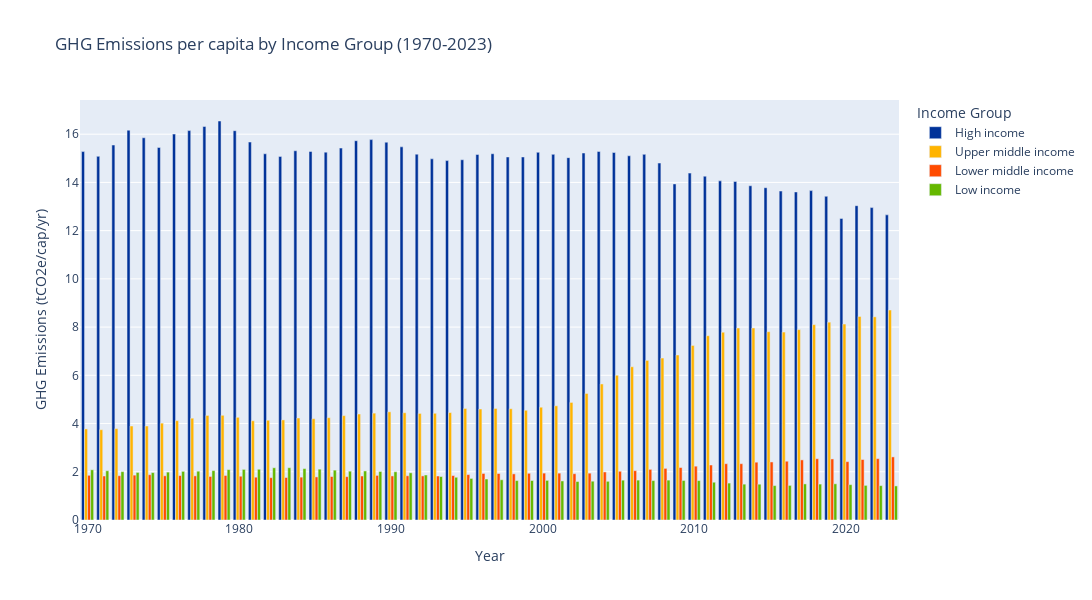

The notebook cell this image was saved under:
### Markdown cell above
### Chart 2

### Code cell
# Filter required columns 
df = GHG_per_capita_by_country.loc[['HIGH','H_MID', 'L_MID', 'LOW']]
# # Plot (built-in function)
# df = df.set_index('Country')
# plt = df.T.plot(kind='bar', figsize=(30, 10), color={'High income': '#003299', 'Upper middle income': '#FFB400',  'Lower middle income':'#FF4B00', 'Low income': '#65B800'}, grid=True)
# plt.axhline(0, color='k', linestyle='dashed')
# Melt
df_long = df.melt(id_vars=["Country"], var_name="Year", value_name="Emissions")
# Plot (plotly)
fig = px.bar(
    df_long,
    x="Year",                # Year on the x-axis
    y="Emissions",              # Emissions on the y-axis
    color="Country",       # Use income group for color differentiation
    title="GHG Emissions per capita by Income Group (1970-2023)",
    labels={"Country": "Income Group", "Emissions": "GHG Emissions (tCO2e/cap/yr)"},  # Axis labels
    color_discrete_map={'High income': COLORS[0], 'Upper middle income': COLORS[1],  'Lower middle income':COLORS[2], 'Low income': COLORS[3]},
    barmode="group",             # Grouped bars for each year
    height = 600,
    width = 1350
)
fig.write_image('./pdf/Chart2.pdf')
fig.show()

### Figure 1 — Plotly figure (JSON) as saved in the notebook; plotly's stock layout.template omitted (floating-point values rounded to 4 significant figures)
{"data": [{"alignmentgroup": "True", "hovertemplate": "Income Group=High income<br>Year=%{x}<br>GHG Emissions (tCO2e/cap/yr)=%{y}<extra></extra>", "legendgroup": "High income", "marker": {"color": "#003299", "pattern": {"shape": ""}}, "name": "High income", "offsetgroup": "High income", "orientation": "v", "showlegend": true, "textposition": "auto", "type": "bar", "x": [1970, 1971, 1972, 1973, 1974, 1975, 1976, 1977, 1978, 1979, 1980, 1981, 1982, 1983, 1984, 1985, 1986, 1987, 1988, 1989, 1990, 1991, 1992, 1993, 1994, 1995, 1996, 1997, 1998, 1999, 2000, 2001, 2002, 2003, 2004, 2005, 2006, 2007, 2008, 2009, 2010, 2011, 2012, 2013, 2014, 2015, 2016, 2017, 2018, 2019, 2020, 2021, 2022, 2023], "xaxis": "x", "y": [15.28, 15.08, 15.55, 16.17, 15.85, 15.45, 16.0, 16.15, 16.32, 16.55, 16.15, 15.67, 15.19, 15.08, 15.31, 15.28, 15.26, 15.42, 15.73, 15.78, 15.67, 15.48, 15.17, 14.98, 14.91, 14.94, 15.16, 15.19, 15.05, 15.06, 15.25, 15.16, 15.03, 15.22, 15.28, 15.24, 15.1, 15.16, 14.8, 13.94, 14.39, 14.26, 14.06, 14.04, 13.86, 13.78, 13.64, 13.6, 13.66, 13.42, 12.51, 13.04, 12.96, 12.66], "yaxis": "y"}, {"alignmentgroup": "True", "hovertemplate": "Income Group=Upper middle income<br>Year=%{x}<br>GHG Emissions (tCO2e/cap/yr)=%{y}<extra></extra>", "legendgroup": "Upper middle income", "marker": {"color": "#FFB400", "pattern": {"shape": ""}}, "name": "Upper middle income", "offsetgroup": "Upper middle income", "orientation": "v", "showlegend": true, "textposition": "auto", "type": "bar", "x": [1970, 1971, 1972, 1973, 1974, 1975, 1976, 1977, 1978, 1979, 1980, 1981, 1982, 1983, 1984, 1985, 1986, 1987, 1988, 1989, 1990, 1991, 1992, 1993, 1994, 1995, 1996, 1997, 1998, 1999, 2000, 2001, 2002, 2003, 2004, 2005, 2006, 2007, 2008, 2009, 2010, 2011, 2012, 2013, 2014, 2015, 2016, 2017, 2018, 2019, 2020, 2021, 2022, 2023], "xaxis": "x", "y": [3.777, 3.745, 3.789, 3.898, 3.898, 4.017, 4.12, 4.222, 4.337, 4.342, 4.258, 4.115, 4.137, 4.15, 4.23, 4.201, 4.244, 4.328, 4.395, 4.432, 4.486, 4.448, 4.42, 4.426, 4.454, 4.625, 4.603, 4.626, 4.614, 4.551, 4.677, 4.736, 4.876, 5.248, 5.642, 6.002, 6.355, 6.618, 6.717, 6.843, 7.239, 7.642, 7.787, 7.962, 7.963, 7.809, 7.795, 7.895, 8.103, 8.204, 8.126, 8.441, 8.426, 8.709], "yaxis": "y"}, {"alignmentgroup": "True", "hovertemplate": "Income Group=Lower middle income<br>Year=%{x}<br>GHG Emissions (tCO2e/cap/yr)=%{y}<extra></extra>", "legendgroup": "Lower middle income", "marker": {"color": "#FF4B00", "pattern": {"shape": ""}}, "name": "Lower middle income", "offsetgroup": "Lower middle income", "orientation": "v", "showlegend": true, "textposition": "auto", "type": "bar", "x": [1970, 1971, 1972, 1973, 1974, 1975, 1976, 1977, 1978, 1979, 1980, 1981, 1982, 1983, 1984, 1985, 1986, 1987, 1988, 1989, 1990, 1991, 1992, 1993, 1994, 1995, 1996, 1997, 1998, 1999, 2000, 2001, 2002, 2003, 2004, 2005, 2006, 2007, 2008, 2009, 2010, 2011, 2012, 2013, 2014, 2015, 2016, 2017, 2018, 2019, 2020, 2021, 2022, 2023], "xaxis": "x", "y": [1.854, 1.825, 1.837, 1.86, 1.88, 1.833, 1.843, 1.83, 1.806, 1.846, 1.816, 1.775, 1.756, 1.763, 1.778, 1.787, 1.803, 1.798, 1.825, 1.85, 1.828, 1.834, 1.83, 1.824, 1.843, 1.883, 1.93, 1.929, 1.914, 1.937, 1.945, 1.943, 1.92, 1.942, 1.992, 2.021, 2.046, 2.1, 2.141, 2.176, 2.232, 2.28, 2.335, 2.335, 2.398, 2.407, 2.437, 2.493, 2.541, 2.532, 2.42, 2.509, 2.545, 2.617], "yaxis": "y"}, {"alignmentgroup": "True", "hovertemplate": "Income Group=Low income<br>Year=%{x}<br>GHG Emissions (tCO2e/cap/yr)=%{y}<extra></extra>", "legendgroup": "Low income", "marker": {"color": "#65B800", "pattern": {"shape": ""}}, "name": "Low income", "offsetgroup": "Low income", "orientation": "v", "showlegend": true, "textposition": "auto", "type": "bar", "x": [1970, 1971, 1972, 1973, 1974, 1975, 1976, 1977, 1978, 1979, 1980, 1981, 1982, 1983, 1984, 1985, 1986, 1987, 1988, 1989, 1990, 1991, 1992, 1993, 1994, 1995, 1996, 1997, 1998, 1999, 2000, 2001, 2002, 2003, 2004, 2005, 2006, 2007, 2008, 2009, 2010, 2011, 2012, 2013, 2014, 2015, 2016, 2017, 2018, 2019, 2020, 2021, 2022, 2023], "xaxis": "x", "y": [2.083, 2.043, 2.006, 1.973, 1.966, 1.986, 2.018, 2.024, 2.048, 2.089, 2.099, 2.104, 2.167, 2.169, 2.131, 2.108, 2.068, 2.025, 2.034, 2.012, 2.001, 1.957, 1.867, 1.802, 1.773, 1.724, 1.7, 1.669, 1.635, 1.637, 1.644, 1.62, 1.597, 1.61, 1.605, 1.652, 1.655, 1.634, 1.654, 1.639, 1.634, 1.567, 1.531, 1.487, 1.485, 1.427, 1.435, 1.497, 1.49, 1.501, 1.466, 1.436, 1.426, 1.414], "yaxis": "y"}], "layout": {"barmode": "group", "height": 600, "legend": {"title": {"text": "Income Group"}, "tracegroupgap": 0}, "title": {"text": "GHG Emissions per capita by Income Group (1970-2023)"}, "width": 1350, "xaxis": {"anchor": "y", "domain": [0, 1], "title": {"text": "Year"}}, "yaxis": {"anchor": "x", "domain": [0, 1], "title": {"text": "GHG Emissions (tCO2e/cap/yr)"}}}}
